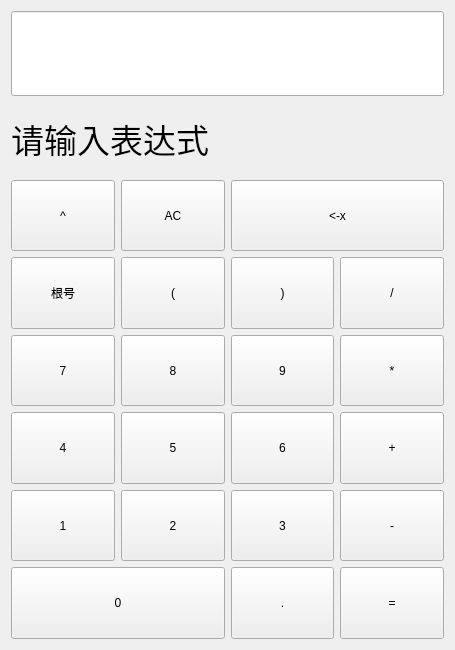
<?xml version="1.0" encoding="UTF-8"?>
<ui version="4.0">
 <class>MainWindow</class>
 <widget class="QMainWindow" name="MainWindow">
  <property name="geometry">
   <rect>
    <x>0</x>
    <y>0</y>
    <width>455</width>
    <height>650</height>
   </rect>
  </property>
  <property name="windowTitle">
   <string>表达式计算器-作者:高传金 西安理工 计算181</string>
  </property>
  <widget class="QWidget" name="centralWidget">
   <layout class="QGridLayout" name="gridLayout">
    <item row="8" column="3">
     <widget class="QPushButton" name="pushButton_sub">
      <property name="sizePolicy">
       <sizepolicy hsizetype="Preferred" vsizetype="Preferred">
        <horstretch>0</horstretch>
        <verstretch>0</verstretch>
       </sizepolicy>
      </property>
      <property name="minimumSize">
       <size>
        <width>103</width>
        <height>71</height>
       </size>
      </property>
      <property name="styleSheet">
       <string notr="true">font: 20pt &quot;微软雅黑&quot;;</string>
      </property>
      <property name="text">
       <string>-</string>
      </property>
     </widget>
    </item>
    <item row="9" column="3">
     <widget class="QPushButton" name="pushButton_equ">
      <property name="sizePolicy">
       <sizepolicy hsizetype="Preferred" vsizetype="Preferred">
        <horstretch>0</horstretch>
        <verstretch>0</verstretch>
       </sizepolicy>
      </property>
      <property name="minimumSize">
       <size>
        <width>103</width>
        <height>71</height>
       </size>
      </property>
      <property name="styleSheet">
       <string notr="true">font: 20pt &quot;微软雅黑&quot;;</string>
      </property>
      <property name="text">
       <string>=</string>
      </property>
     </widget>
    </item>
    <item row="9" column="2">
     <widget class="QPushButton" name="pushButton_dot">
      <property name="sizePolicy">
       <sizepolicy hsizetype="Preferred" vsizetype="Preferred">
        <horstretch>0</horstretch>
        <verstretch>0</verstretch>
       </sizepolicy>
      </property>
      <property name="minimumSize">
       <size>
        <width>103</width>
        <height>71</height>
       </size>
      </property>
      <property name="styleSheet">
       <string notr="true">font: 20pt &quot;微软雅黑&quot;;</string>
      </property>
      <property name="text">
       <string>.</string>
      </property>
     </widget>
    </item>
    <item row="7" column="3">
     <widget class="QPushButton" name="pushButton_add">
      <property name="sizePolicy">
       <sizepolicy hsizetype="Preferred" vsizetype="Preferred">
        <horstretch>0</horstretch>
        <verstretch>0</verstretch>
       </sizepolicy>
      </property>
      <property name="minimumSize">
       <size>
        <width>103</width>
        <height>71</height>
       </size>
      </property>
      <property name="styleSheet">
       <string notr="true">font: 20pt &quot;微软雅黑&quot;;</string>
      </property>
      <property name="text">
       <string>+</string>
      </property>
     </widget>
    </item>
    <item row="5" column="3">
     <widget class="QPushButton" name="pushButton_div">
      <property name="sizePolicy">
       <sizepolicy hsizetype="Preferred" vsizetype="Preferred">
        <horstretch>0</horstretch>
        <verstretch>0</verstretch>
       </sizepolicy>
      </property>
      <property name="minimumSize">
       <size>
        <width>103</width>
        <height>71</height>
       </size>
      </property>
      <property name="styleSheet">
       <string notr="true">font: 20pt &quot;微软雅黑&quot;;</string>
      </property>
      <property name="text">
       <string>/</string>
      </property>
     </widget>
    </item>
    <item row="5" column="2">
     <widget class="QPushButton" name="pushButton_rightbra">
      <property name="sizePolicy">
       <sizepolicy hsizetype="Preferred" vsizetype="Preferred">
        <horstretch>0</horstretch>
        <verstretch>0</verstretch>
       </sizepolicy>
      </property>
      <property name="minimumSize">
       <size>
        <width>103</width>
        <height>71</height>
       </size>
      </property>
      <property name="styleSheet">
       <string notr="true">font: 20pt &quot;微软雅黑&quot;;</string>
      </property>
      <property name="text">
       <string>)</string>
      </property>
     </widget>
    </item>
    <item row="6" column="2">
     <widget class="QPushButton" name="pushButton_9">
      <property name="sizePolicy">
       <sizepolicy hsizetype="Preferred" vsizetype="Preferred">
        <horstretch>0</horstretch>
        <verstretch>0</verstretch>
       </sizepolicy>
      </property>
      <property name="minimumSize">
       <size>
        <width>103</width>
        <height>71</height>
       </size>
      </property>
      <property name="styleSheet">
       <string notr="true">font: 20pt &quot;微软雅黑&quot;;</string>
      </property>
      <property name="text">
       <string>9</string>
      </property>
     </widget>
    </item>
    <item row="6" column="0">
     <widget class="QPushButton" name="pushButton_7">
      <property name="sizePolicy">
       <sizepolicy hsizetype="Preferred" vsizetype="Preferred">
        <horstretch>0</horstretch>
        <verstretch>0</verstretch>
       </sizepolicy>
      </property>
      <property name="minimumSize">
       <size>
        <width>103</width>
        <height>71</height>
       </size>
      </property>
      <property name="styleSheet">
       <string notr="true">font: 20pt &quot;微软雅黑&quot;;</string>
      </property>
      <property name="text">
       <string>7</string>
      </property>
     </widget>
    </item>
    <item row="6" column="1">
     <widget class="QPushButton" name="pushButton_8">
      <property name="sizePolicy">
       <sizepolicy hsizetype="Preferred" vsizetype="Preferred">
        <horstretch>0</horstretch>
        <verstretch>0</verstretch>
       </sizepolicy>
      </property>
      <property name="minimumSize">
       <size>
        <width>103</width>
        <height>71</height>
       </size>
      </property>
      <property name="styleSheet">
       <string notr="true">font: 20pt &quot;微软雅黑&quot;;</string>
      </property>
      <property name="text">
       <string>8</string>
      </property>
     </widget>
    </item>
    <item row="8" column="0">
     <widget class="QPushButton" name="pushButton_1">
      <property name="sizePolicy">
       <sizepolicy hsizetype="Preferred" vsizetype="Preferred">
        <horstretch>0</horstretch>
        <verstretch>0</verstretch>
       </sizepolicy>
      </property>
      <property name="minimumSize">
       <size>
        <width>103</width>
        <height>71</height>
       </size>
      </property>
      <property name="styleSheet">
       <string notr="true">font: 20pt &quot;微软雅黑&quot;;</string>
      </property>
      <property name="text">
       <string>1</string>
      </property>
     </widget>
    </item>
    <item row="8" column="2">
     <widget class="QPushButton" name="pushButton_3">
      <property name="sizePolicy">
       <sizepolicy hsizetype="Preferred" vsizetype="Preferred">
        <horstretch>0</horstretch>
        <verstretch>0</verstretch>
       </sizepolicy>
      </property>
      <property name="minimumSize">
       <size>
        <width>103</width>
        <height>71</height>
       </size>
      </property>
      <property name="styleSheet">
       <string notr="true">font: 20pt &quot;微软雅黑&quot;;</string>
      </property>
      <property name="text">
       <string>3</string>
      </property>
     </widget>
    </item>
    <item row="6" column="3">
     <widget class="QPushButton" name="pushButton_mul">
      <property name="sizePolicy">
       <sizepolicy hsizetype="Preferred" vsizetype="Preferred">
        <horstretch>0</horstretch>
        <verstretch>0</verstretch>
       </sizepolicy>
      </property>
      <property name="minimumSize">
       <size>
        <width>103</width>
        <height>71</height>
       </size>
      </property>
      <property name="styleSheet">
       <string notr="true">font: 20pt &quot;微软雅黑&quot;;</string>
      </property>
      <property name="text">
       <string>*</string>
      </property>
     </widget>
    </item>
    <item row="8" column="1">
     <widget class="QPushButton" name="pushButton_2">
      <property name="sizePolicy">
       <sizepolicy hsizetype="Preferred" vsizetype="Preferred">
        <horstretch>0</horstretch>
        <verstretch>0</verstretch>
       </sizepolicy>
      </property>
      <property name="minimumSize">
       <size>
        <width>103</width>
        <height>71</height>
       </size>
      </property>
      <property name="styleSheet">
       <string notr="true">font: 20pt &quot;微软雅黑&quot;;</string>
      </property>
      <property name="text">
       <string>2</string>
      </property>
     </widget>
    </item>
    <item row="7" column="0">
     <widget class="QPushButton" name="pushButton_4">
      <property name="sizePolicy">
       <sizepolicy hsizetype="Preferred" vsizetype="Preferred">
        <horstretch>0</horstretch>
        <verstretch>0</verstretch>
       </sizepolicy>
      </property>
      <property name="minimumSize">
       <size>
        <width>103</width>
        <height>71</height>
       </size>
      </property>
      <property name="styleSheet">
       <string notr="true">font: 20pt &quot;微软雅黑&quot;;</string>
      </property>
      <property name="text">
       <string>4</string>
      </property>
     </widget>
    </item>
    <item row="3" column="0">
     <widget class="QPushButton" name="pushButton_pow">
      <property name="sizePolicy">
       <sizepolicy hsizetype="Preferred" vsizetype="Preferred">
        <horstretch>0</horstretch>
        <verstretch>0</verstretch>
       </sizepolicy>
      </property>
      <property name="minimumSize">
       <size>
        <width>103</width>
        <height>71</height>
       </size>
      </property>
      <property name="styleSheet">
       <string notr="true">font: 20pt &quot;微软雅黑&quot;;</string>
      </property>
      <property name="text">
       <string>^</string>
      </property>
     </widget>
    </item>
    <item row="1" column="0" colspan="4">
     <widget class="QLineEdit" name="lineEdit">
      <property name="minimumSize">
       <size>
        <width>408</width>
        <height>85</height>
       </size>
      </property>
      <property name="font">
       <font>
        <family>微软雅黑</family>
        <pointsize>25</pointsize>
       </font>
      </property>
     </widget>
    </item>
    <item row="5" column="1">
     <widget class="QPushButton" name="pushButton_leftbra">
      <property name="sizePolicy">
       <sizepolicy hsizetype="Preferred" vsizetype="Preferred">
        <horstretch>0</horstretch>
        <verstretch>0</verstretch>
       </sizepolicy>
      </property>
      <property name="minimumSize">
       <size>
        <width>103</width>
        <height>71</height>
       </size>
      </property>
      <property name="styleSheet">
       <string notr="true">font: 20pt &quot;微软雅黑&quot;;</string>
      </property>
      <property name="text">
       <string>(</string>
      </property>
     </widget>
    </item>
    <item row="2" column="0" colspan="4">
     <widget class="QLabel" name="label">
      <property name="font">
       <font>
        <family>微软雅黑</family>
        <pointsize>25</pointsize>
       </font>
      </property>
      <property name="text">
       <string>请输入表达式</string>
      </property>
     </widget>
    </item>
    <item row="7" column="2">
     <widget class="QPushButton" name="pushButton_6">
      <property name="sizePolicy">
       <sizepolicy hsizetype="Preferred" vsizetype="Preferred">
        <horstretch>0</horstretch>
        <verstretch>0</verstretch>
       </sizepolicy>
      </property>
      <property name="minimumSize">
       <size>
        <width>103</width>
        <height>71</height>
       </size>
      </property>
      <property name="styleSheet">
       <string notr="true">font: 20pt &quot;微软雅黑&quot;;</string>
      </property>
      <property name="text">
       <string>6</string>
      </property>
     </widget>
    </item>
    <item row="5" column="0">
     <widget class="QPushButton" name="pushButton_sqrt">
      <property name="sizePolicy">
       <sizepolicy hsizetype="Preferred" vsizetype="Preferred">
        <horstretch>0</horstretch>
        <verstretch>0</verstretch>
       </sizepolicy>
      </property>
      <property name="minimumSize">
       <size>
        <width>103</width>
        <height>71</height>
       </size>
      </property>
      <property name="styleSheet">
       <string notr="true">font: 20pt &quot;微软雅黑&quot;;</string>
      </property>
      <property name="text">
       <string>根号</string>
      </property>
     </widget>
    </item>
    <item row="7" column="1">
     <widget class="QPushButton" name="pushButton_5">
      <property name="sizePolicy">
       <sizepolicy hsizetype="Preferred" vsizetype="Preferred">
        <horstretch>0</horstretch>
        <verstretch>0</verstretch>
       </sizepolicy>
      </property>
      <property name="minimumSize">
       <size>
        <width>103</width>
        <height>71</height>
       </size>
      </property>
      <property name="styleSheet">
       <string notr="true">font: 20pt &quot;微软雅黑&quot;;</string>
      </property>
      <property name="text">
       <string>5</string>
      </property>
     </widget>
    </item>
    <item row="3" column="1">
     <widget class="QPushButton" name="pushButton_AC">
      <property name="sizePolicy">
       <sizepolicy hsizetype="Preferred" vsizetype="Preferred">
        <horstretch>0</horstretch>
        <verstretch>0</verstretch>
       </sizepolicy>
      </property>
      <property name="minimumSize">
       <size>
        <width>103</width>
        <height>71</height>
       </size>
      </property>
      <property name="styleSheet">
       <string notr="true">font: 20pt &quot;微软雅黑&quot;;</string>
      </property>
      <property name="text">
       <string>AC</string>
      </property>
     </widget>
    </item>
    <item row="3" column="2" colspan="2">
     <widget class="QPushButton" name="pushButton_backspace">
      <property name="sizePolicy">
       <sizepolicy hsizetype="Preferred" vsizetype="Preferred">
        <horstretch>0</horstretch>
        <verstretch>0</verstretch>
       </sizepolicy>
      </property>
      <property name="minimumSize">
       <size>
        <width>103</width>
        <height>71</height>
       </size>
      </property>
      <property name="styleSheet">
       <string notr="true">font: 20pt &quot;微软雅黑&quot;;</string>
      </property>
      <property name="text">
       <string>&lt;-x</string>
      </property>
     </widget>
    </item>
    <item row="9" column="0" colspan="2">
     <widget class="QPushButton" name="pushButton_0">
      <property name="sizePolicy">
       <sizepolicy hsizetype="Preferred" vsizetype="Preferred">
        <horstretch>0</horstretch>
        <verstretch>0</verstretch>
       </sizepolicy>
      </property>
      <property name="minimumSize">
       <size>
        <width>103</width>
        <height>71</height>
       </size>
      </property>
      <property name="styleSheet">
       <string notr="true">font: 20pt &quot;微软雅黑&quot;;</string>
      </property>
      <property name="text">
       <string>0</string>
      </property>
     </widget>
    </item>
   </layout>
  </widget>
 </widget>
 <layoutdefault spacing="6" margin="11"/>
 <resources/>
 <connections/>
</ui>
